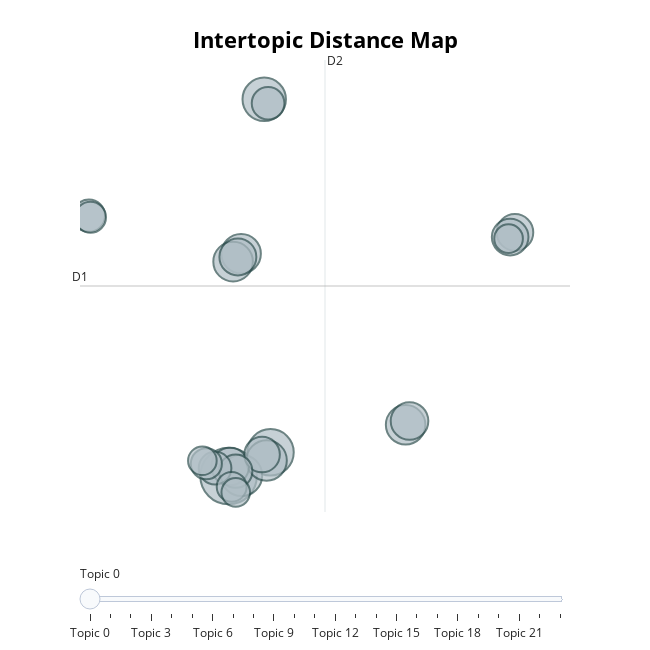

Here is the notebook cell this chart was saved with:
### Code cell
topic_model.visualize_topics()

### Figure 1 — Plotly figure (JSON) as saved in the notebook; plotly's stock layout.template omitted (floating-point values rounded to 4 significant figures)
{"data": [{"customdata": [[0, "galaxies | stellar | stars | formation | galaxy", 129], [1, "plasma | iter | magnetic | mhd | transport", 87], [2, "graphene | transport | electronic | dirac | gap", 76], [3, "solar | emissions | waves | alfvn | coronal", 69], [4, "disk | formation | star | outflows | collapse", 66], [5, "optical | frequency | light | laser | waves", 63], [6, "telescope | national | observatory | science | survey", 63], [7, "josephson | tunnelling | xrt | xray | july", 63], [8, "quantum | cells | nanowire | efficiency | terahertz", 57], [9, "crust | zircon | continental | plate | ma", 57], [10, "agn | xray | disc | data | black", 55], [11, "cavity | dynamics | systems | quantum | nonequilibrium", 54], [12, "entanglement | states | quantum | gaussian | state", 54], [13, "tsunami | sph | tsunamis | recurrence | network", 51], [14, "gas | galaxies | protoclusters | msubsub | relationship", 45], [15, "graphene | conductivity | twodimensional | 2d | samples", 43], [16, "galaxies | mass | color | red | blue", 43], [17, "aerosol | carbon | soil | forcing | snow", 42], [18, "climate | global | precipitation | water | changes", 39], [19, "sub | survey | galaxies | ly | emitters", 39], [20, "bcgs | mass | galaxies | luminosity | galaxy", 36], [21, "quantum | information | qubits | superconducting | bus", 33], [22, "haloes | halo | excursion | wmap | mass", 33], [23, "quasars | radio | ia | sne | catalog", 33]], "hovertemplate": "<b>Topic %{customdata[0]}</b><br>%{customdata[1]}<br>Size: %{customdata[2]}", "legendgroup": "", "marker": {"color": "#B0BEC5", "line": {"color": "DarkSlateGrey", "width": 2}, "size": [129, 87, 76, 69, 66, 63, 63, 63, 57, 57, 55, 54, 54, 51, 45, 43, 43, 42, 39, 39, 36, 33, 33, 33], "sizemode": "area", "sizeref": 0.08063, "symbol": "circle"}, "mode": "markers", "name": "", "orientation": "v", "showlegend": false, "type": "scatter", "x": [4.283, 6.511, 6.177, 4.969, 6.303, 13.69, 4.948, 4.522, 13.9, 4.365, 4.777, 19.51, 19.25, 6.062, 4.661, 6.382, 3.563, -3.144, -3.061, 3.101, 4.447, 19.17, 4.664, 2.889], "xaxis": "x", "y": [-6.213, -4.93, 14.21, -6.18, -5.368, -3.439, 5.837, 5.411, -3.232, -5.699, 5.666, 6.996, 6.741, -5.051, -5.949, 14.0, -5.786, 7.901, 7.818, -5.551, -6.8, 6.657, -7.1, -5.384], "yaxis": "y"}], "layout": {"annotations": [{"showarrow": false, "text": "D1", "x": -3.616, "y": 4.09, "yshift": 10}, {"showarrow": false, "text": "D2", "x": 9.408, "xshift": 10, "y": 16.34}], "height": 650, "hoverlabel": {"bgcolor": "white", "font": {"family": "Rockwell", "size": 16}}, "legend": {"itemsizing": "constant", "tracegroupgap": 0}, "margin": {"t": 60}, "shapes": [{"line": {"color": "#CFD8DC", "width": 2}, "type": "line", "x0": 9.408, "x1": 9.408, "y0": -8.164, "y1": 16.34}, {"line": {"color": "#9E9E9E", "width": 2}, "type": "line", "x0": -3.616, "x1": 22.43, "y0": 4.09, "y1": 4.09}], "sliders": [{"active": 0, "pad": {"t": 50}, "steps": [{"args": [{"marker.color": [["red", "#B0BEC5", "#B0BEC5", "#B0BEC5", "#B0BEC5", "#B0BEC5", "#B0BEC5", "#B0BEC5", "#B0BEC5", "#B0BEC5", "#B0BEC5", "#B0BEC5", "#B0BEC5", "#B0BEC5", "#B0BEC5", "#B0BEC5", "#B0BEC5", "#B0BEC5", "#B0BEC5", "#B0BEC5", "#B0BEC5", "#B0BEC5", "#B0BEC5", "#B0BEC5"]]}], "label": "Topic 0", "method": "update"}, {"args": [{"marker.color": [["#B0BEC5", "red", "#B0BEC5", "#B0BEC5", "#B0BEC5", "#B0BEC5", "#B0BEC5", "#B0BEC5", "#B0BEC5", "#B0BEC5", "#B0BEC5", "#B0BEC5", "#B0BEC5", "#B0BEC5", "#B0BEC5", "#B0BEC5", "#B0BEC5", "#B0BEC5", "#B0BEC5", "#B0BEC5", "#B0BEC5", "#B0BEC5", "#B0BEC5", "#B0BEC5"]]}], "label": "Topic 1", "method": "update"}, {"args": [{"marker.color": [["#B0BEC5", "#B0BEC5", "red", "#B0BEC5", "#B0BEC5", "#B0BEC5", "#B0BEC5", "#B0BEC5", "#B0BEC5", "#B0BEC5", "#B0BEC5", "#B0BEC5", "#B0BEC5", "#B0BEC5", "#B0BEC5", "#B0BEC5", "#B0BEC5", "#B0BEC5", "#B0BEC5", "#B0BEC5", "#B0BEC5", "#B0BEC5", "#B0BEC5", "#B0BEC5"]]}], "label": "Topic 2", "method": "update"}, {"args": [{"marker.color": [["#B0BEC5", "#B0BEC5", "#B0BEC5", "red", "#B0BEC5", "#B0BEC5", "#B0BEC5", "#B0BEC5", "#B0BEC5", "#B0BEC5", "#B0BEC5", "#B0BEC5", "#B0BEC5", "#B0BEC5", "#B0BEC5", "#B0BEC5", "#B0BEC5", "#B0BEC5", "#B0BEC5", "#B0BEC5", "#B0BEC5", "#B0BEC5", "#B0BEC5", "#B0BEC5"]]}], "label": "Topic 3", "method": "update"}, {"args": [{"marker.color": [["#B0BEC5", "#B0BEC5", "#B0BEC5", "#B0BEC5", "red", "#B0BEC5", "#B0BEC5", "#B0BEC5", "#B0BEC5", "#B0BEC5", "#B0BEC5", "#B0BEC5", "#B0BEC5", "#B0BEC5", "#B0BEC5", "#B0BEC5", "#B0BEC5", "#B0BEC5", "#B0BEC5", "#B0BEC5", "#B0BEC5", "#B0BEC5", "#B0BEC5", "#B0BEC5"]]}], "label": "Topic 4", "method": "update"}, {"args": [{"marker.color": [["#B0BEC5", "#B0BEC5", "#B0BEC5", "#B0BEC5", "#B0BEC5", "red", "#B0BEC5", "#B0BEC5", "#B0BEC5", "#B0BEC5", "#B0BEC5", "#B0BEC5", "#B0BEC5", "#B0BEC5", "#B0BEC5", "#B0BEC5", "#B0BEC5", "#B0BEC5", "#B0BEC5", "#B0BEC5", "#B0BEC5", "#B0BEC5", "#B0BEC5", "#B0BEC5"]]}], "label": "Topic 5", "method": "update"}, {"args": [{"marker.color": [["#B0BEC5", "#B0BEC5", "#B0BEC5", "#B0BEC5", "#B0BEC5", "#B0BEC5", "red", "#B0BEC5", "#B0BEC5", "#B0BEC5", "#B0BEC5", "#B0BEC5", "#B0BEC5", "#B0BEC5", "#B0BEC5", "#B0BEC5", "#B0BEC5", "#B0BEC5", "#B0BEC5", "#B0BEC5", "#B0BEC5", "#B0BEC5", "#B0BEC5", "#B0BEC5"]]}], "label": "Topic 6", "method": "update"}, {"args": [{"marker.color": [["#B0BEC5", "#B0BEC5", "#B0BEC5", "#B0BEC5", "#B0BEC5", "#B0BEC5", "#B0BEC5", "red", "#B0BEC5", "#B0BEC5", "#B0BEC5", "#B0BEC5", "#B0BEC5", "#B0BEC5", "#B0BEC5", "#B0BEC5", "#B0BEC5", "#B0BEC5", "#B0BEC5", "#B0BEC5", "#B0BEC5", "#B0BEC5", "#B0BEC5", "#B0BEC5"]]}], "label": "Topic 7", "method": "update"}, {"args": [{"marker.color": [["#B0BEC5", "#B0BEC5", "#B0BEC5", "#B0BEC5", "#B0BEC5", "#B0BEC5", "#B0BEC5", "#B0BEC5", "red", "#B0BEC5", "#B0BEC5", "#B0BEC5", "#B0BEC5", "#B0BEC5", "#B0BEC5", "#B0BEC5", "#B0BEC5", "#B0BEC5", "#B0BEC5", "#B0BEC5", "#B0BEC5", "#B0BEC5", "#B0BEC5", "#B0BEC5"]]}], "label": "Topic 8", "method": "update"}, {"args": [{"marker.color": [["#B0BEC5", "#B0BEC5", "#B0BEC5", "#B0BEC5", "#B0BEC5", "#B0BEC5", "#B0BEC5", "#B0BEC5", "#B0BEC5", "red", "#B0BEC5", "#B0BEC5", "#B0BEC5", "#B0BEC5", "#B0BEC5", "#B0BEC5", "#B0BEC5", "#B0BEC5", "#B0BEC5", "#B0BEC5", "#B0BEC5", "#B0BEC5", "#B0BEC5", "#B0BEC5"]]}], "label": "Topic 9", "method": "update"}, {"args": [{"marker.color": [["#B0BEC5", "#B0BEC5", "#B0BEC5", "#B0BEC5", "#B0BEC5", "#B0BEC5", "#B0BEC5", "#B0BEC5", "#B0BEC5", "#B0BEC5", "red", "#B0BEC5", "#B0BEC5", "#B0BEC5", "#B0BEC5", "#B0BEC5", "#B0BEC5", "#B0BEC5", "#B0BEC5", "#B0BEC5", "#B0BEC5", "#B0BEC5", "#B0BEC5", "#B0BEC5"]]}], "label": "Topic 10", "method": "update"}, {"args": [{"marker.color": [["#B0BEC5", "#B0BEC5", "#B0BEC5", "#B0BEC5", "#B0BEC5", "#B0BEC5", "#B0BEC5", "#B0BEC5", "#B0BEC5", "#B0BEC5", "#B0BEC5", "red", "#B0BEC5", "#B0BEC5", "#B0BEC5", "#B0BEC5", "#B0BEC5", "#B0BEC5", "#B0BEC5", "#B0BEC5", "#B0BEC5", "#B0BEC5", "#B0BEC5", "#B0BEC5"]]}], "label": "Topic 11", "method": "update"}, {"args": [{"marker.color": [["#B0BEC5", "#B0BEC5", "#B0BEC5", "#B0BEC5", "#B0BEC5", "#B0BEC5", "#B0BEC5", "#B0BEC5", "#B0BEC5", "#B0BEC5", "#B0BEC5", "#B0BEC5", "red", "#B0BEC5", "#B0BEC5", "#B0BEC5", "#B0BEC5", "#B0BEC5", "#B0BEC5", "#B0BEC5", "#B0BEC5", "#B0BEC5", "#B0BEC5", "#B0BEC5"]]}], "label": "Topic 12", "method": "update"}, {"args": [{"marker.color": [["#B0BEC5", "#B0BEC5", "#B0BEC5", "#B0BEC5", "#B0BEC5", "#B0BEC5", "#B0BEC5", "#B0BEC5", "#B0BEC5", "#B0BEC5", "#B0BEC5", "#B0BEC5", "#B0BEC5", "red", "#B0BEC5", "#B0BEC5", "#B0BEC5", "#B0BEC5", "#B0BEC5", "#B0BEC5", "#B0BEC5", "#B0BEC5", "#B0BEC5", "#B0BEC5"]]}], "label": "Topic 13", "method": "update"}, {"args": [{"marker.color": [["#B0BEC5", "#B0BEC5", "#B0BEC5", "#B0BEC5", "#B0BEC5", "#B0BEC5", "#B0BEC5", "#B0BEC5", "#B0BEC5", "#B0BEC5", "#B0BEC5", "#B0BEC5", "#B0BEC5", "#B0BEC5", "red", "#B0BEC5", "#B0BEC5", "#B0BEC5", "#B0BEC5", "#B0BEC5", "#B0BEC5", "#B0BEC5", "#B0BEC5", "#B0BEC5"]]}], "label": "Topic 14", "method": "update"}, {"args": [{"marker.color": [["#B0BEC5", "#B0BEC5", "#B0BEC5", "#B0BEC5", "#B0BEC5", "#B0BEC5", "#B0BEC5", "#B0BEC5", "#B0BEC5", "#B0BEC5", "#B0BEC5", "#B0BEC5", "#B0BEC5", "#B0BEC5", "#B0BEC5", "red", "#B0BEC5", "#B0BEC5", "#B0BEC5", "#B0BEC5", "#B0BEC5", "#B0BEC5", "#B0BEC5", "#B0BEC5"]]}], "label": "Topic 15", "method": "update"}, {"args": [{"marker.color": [["#B0BEC5", "#B0BEC5", "#B0BEC5", "#B0BEC5", "#B0BEC5", "#B0BEC5", "#B0BEC5", "#B0BEC5", "#B0BEC5", "#B0BEC5", "#B0BEC5", "#B0BEC5", "#B0BEC5", "#B0BEC5", "#B0BEC5", "#B0BEC5", "red", "#B0BEC5", "#B0BEC5", "#B0BEC5", "#B0BEC5", "#B0BEC5", "#B0BEC5", "#B0BEC5"]]}], "label": "Topic 16", "method": "update"}, {"args": [{"marker.color": [["#B0BEC5", "#B0BEC5", "#B0BEC5", "#B0BEC5", "#B0BEC5", "#B0BEC5", "#B0BEC5", "#B0BEC5", "#B0BEC5", "#B0BEC5", "#B0BEC5", "#B0BEC5", "#B0BEC5", "#B0BEC5", "#B0BEC5", "#B0BEC5", "#B0BEC5", "red", "#B0BEC5", "#B0BEC5", "#B0BEC5", "#B0BEC5", "#B0BEC5", "#B0BEC5"]]}], "label": "Topic 17", "method": "update"}, {"args": [{"marker.color": [["#B0BEC5", "#B0BEC5", "#B0BEC5", "#B0BEC5", "#B0BEC5", "#B0BEC5", "#B0BEC5", "#B0BEC5", "#B0BEC5", "#B0BEC5", "#B0BEC5", "#B0BEC5", "#B0BEC5", "#B0BEC5", "#B0BEC5", "#B0BEC5", "#B0BEC5", "#B0BEC5", "red", "#B0BEC5", "#B0BEC5", "#B0BEC5", "#B0BEC5", "#B0BEC5"]]}], "label": "Topic 18", "method": "update"}, {"args": [{"marker.color": [["#B0BEC5", "#B0BEC5", "#B0BEC5", "#B0BEC5", "#B0BEC5", "#B0BEC5", "#B0BEC5", "#B0BEC5", "#B0BEC5", "#B0BEC5", "#B0BEC5", "#B0BEC5", "#B0BEC5", "#B0BEC5", "#B0BEC5", "#B0BEC5", "#B0BEC5", "#B0BEC5", "#B0BEC5", "red", "#B0BEC5", "#B0BEC5", "#B0BEC5", "#B0BEC5"]]}], "label": "Topic 19", "method": "update"}, {"args": [{"marker.color": [["#B0BEC5", "#B0BEC5", "#B0BEC5", "#B0BEC5", "#B0BEC5", "#B0BEC5", "#B0BEC5", "#B0BEC5", "#B0BEC5", "#B0BEC5", "#B0BEC5", "#B0BEC5", "#B0BEC5", "#B0BEC5", "#B0BEC5", "#B0BEC5", "#B0BEC5", "#B0BEC5", "#B0BEC5", "#B0BEC5", "red", "#B0BEC5", "#B0BEC5", "#B0BEC5"]]}], "label": "Topic 20", "method": "update"}, {"args": [{"marker.color": [["#B0BEC5", "#B0BEC5", "#B0BEC5", "#B0BEC5", "#B0BEC5", "#B0BEC5", "#B0BEC5", "#B0BEC5", "#B0BEC5", "#B0BEC5", "#B0BEC5", "#B0BEC5", "#B0BEC5", "#B0BEC5", "#B0BEC5", "#B0BEC5", "#B0BEC5", "#B0BEC5", "#B0BEC5", "#B0BEC5", "#B0BEC5", "red", "#B0BEC5", "#B0BEC5"]]}], "label": "Topic 21", "method": "update"}, {"args": [{"marker.color": [["#B0BEC5", "#B0BEC5", "#B0BEC5", "#B0BEC5", "#B0BEC5", "#B0BEC5", "#B0BEC5", "#B0BEC5", "#B0BEC5", "#B0BEC5", "#B0BEC5", "#B0BEC5", "#B0BEC5", "#B0BEC5", "#B0BEC5", "#B0BEC5", "#B0BEC5", "#B0BEC5", "#B0BEC5", "#B0BEC5", "#B0BEC5", "#B0BEC5", "red", "#B0BEC5"]]}], "label": "Topic 22", "method": "update"}, {"args": [{"marker.color": [["#B0BEC5", "#B0BEC5", "#B0BEC5", "#B0BEC5", "#B0BEC5", "#B0BEC5", "#B0BEC5", "#B0BEC5", "#B0BEC5", "#B0BEC5", "#B0BEC5", "#B0BEC5", "#B0BEC5", "#B0BEC5", "#B0BEC5", "#B0BEC5", "#B0BEC5", "#B0BEC5", "#B0BEC5", "#B0BEC5", "#B0BEC5", "#B0BEC5", "#B0BEC5", "red"]]}], "label": "Topic 23", "method": "update"}]}], "title": {"font": {"color": "Black", "size": 22}, "text": "<b>Intertopic Distance Map</b>", "x": 0.5, "xanchor": "center", "y": 0.95, "yanchor": "top"}, "width": 650, "xaxis": {"anchor": "y", "domain": [0, 1], "range": [-3.616, 22.43], "title": {"text": ""}, "visible": false}, "yaxis": {"anchor": "x", "domain": [0, 1], "range": [-8.164, 16.34], "title": {"text": ""}, "visible": false}}}
